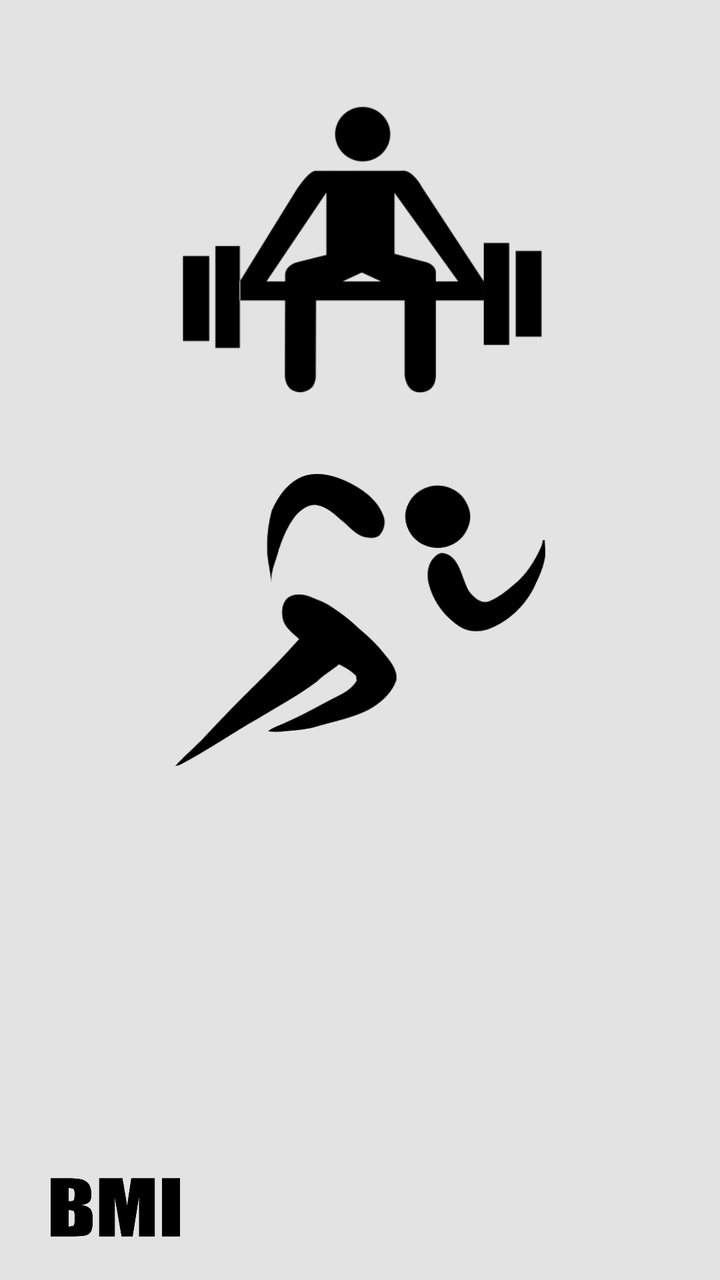
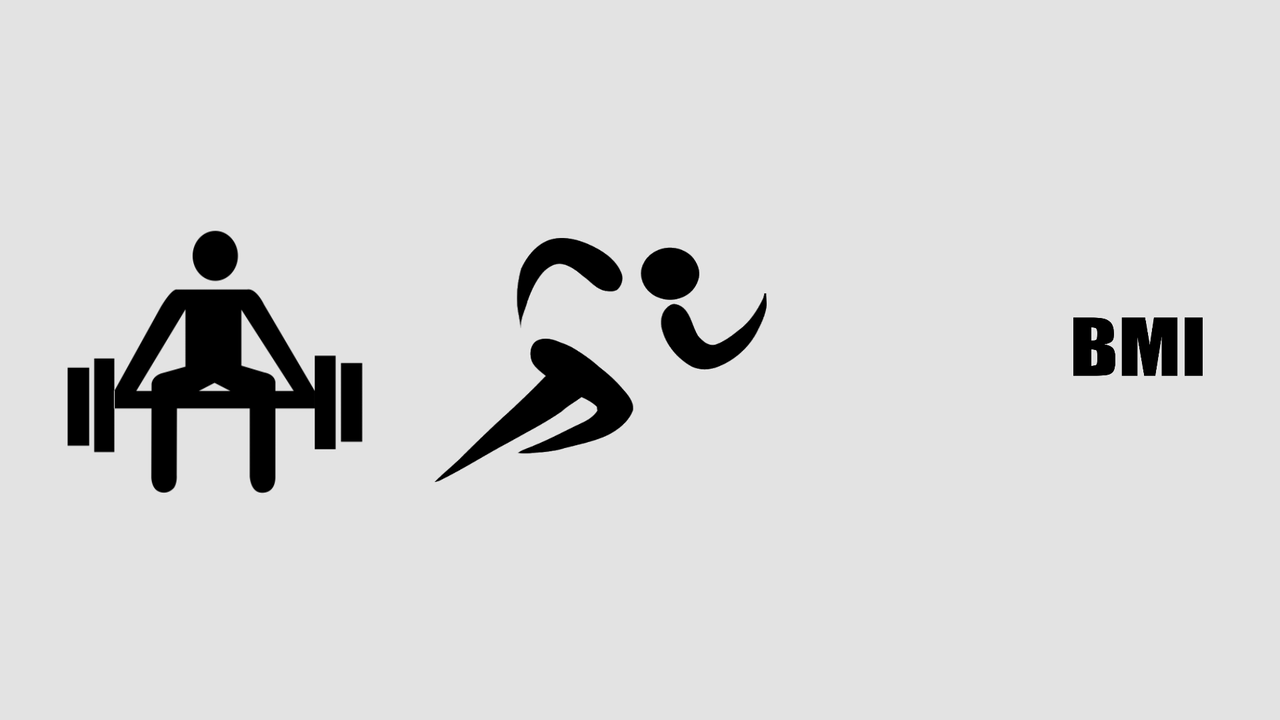

Compare how this app lays out the same screen by default and in its alternative resource folder. The renders come first, then the two layout files and the values they reference.
<!-- AndroidManifest.xml: application theme AppTheme -->
<!-- res/layout/activity_main.xml -->
<?xml version="1.0" encoding="utf-8"?>
<androidx.constraintlayout.widget.ConstraintLayout xmlns:android="http://schemas.android.com/apk/res/android"
    xmlns:app="http://schemas.android.com/apk/res-auto"
    xmlns:tools="http://schemas.android.com/tools"
    android:id="@+id/clearButton"
    android:layout_width="match_parent"
    android:layout_height="match_parent"
    android:background="#E3E3E3"
    tools:context=".MainActivity">


    <ImageButton
        android:id="@+id/gymButton"
        android:layout_width="185dp"
        android:layout_height="146dp"
        android:background="@null"
        android:onClick="gymButton"
        android:scaleType="fitXY"
        app:layout_constraintBottom_toBottomOf="parent"
        app:layout_constraintEnd_toEndOf="parent"
        app:layout_constraintStart_toStartOf="parent"
        app:layout_constraintTop_toTopOf="parent"
        app:layout_constraintVertical_bias="0.107"
        app:srcCompat="@drawable/gym" />

    <ImageButton
        android:id="@+id/runButton"
        android:layout_width="185dp"
        android:layout_height="146dp"
        android:background="@null"
        android:onClick="runButton"
        android:scaleType="fitXY"
        app:layout_constraintBottom_toBottomOf="parent"
        app:layout_constraintEnd_toEndOf="parent"
        app:layout_constraintStart_toStartOf="parent"
        app:layout_constraintTop_toBottomOf="@+id/gymButton"
        app:layout_constraintVertical_bias="0.129"
        app:srcCompat="@drawable/runner" />

    <ImageButton
        android:id="@+id/statsButton"
        android:layout_width="163dp"
        android:layout_height="159dp"
        android:background="@null"
        android:onClick="arrayButton"
        android:scaleType="fitXY"
        app:layout_constraintBottom_toBottomOf="parent"
        app:layout_constraintEnd_toEndOf="parent"
        app:layout_constraintStart_toStartOf="parent"
        app:layout_constraintTop_toBottomOf="@+id/runButton"
        app:layout_constraintVertical_bias="0.218"
        app:srcCompat="@drawable/stats" />

    <TextView
        android:id="@+id/currentLanguage"
        android:layout_width="wrap_content"
        android:layout_height="wrap_content"
        app:layout_constraintBottom_toBottomOf="parent"
        app:layout_constraintEnd_toEndOf="parent"
        app:layout_constraintHorizontal_bias="0.954"
        app:layout_constraintStart_toStartOf="parent"
        app:layout_constraintTop_toTopOf="parent"
        app:layout_constraintVertical_bias="0.022" />

    <ImageButton
        android:id="@+id/imageButton2"
        android:layout_width="75dp"
        android:layout_height="64dp"
        android:background="@null"
        android:onClick="settingsButton"
        android:scaleType="fitXY"
        app:layout_constraintBottom_toBottomOf="parent"
        app:layout_constraintEnd_toEndOf="parent"
        app:layout_constraintHorizontal_bias="0.941"
        app:layout_constraintStart_toStartOf="parent"
        app:layout_constraintTop_toTopOf="parent"
        app:layout_constraintVertical_bias="0.962"
        app:srcCompat="@drawable/settings123" />

    <ImageButton
        android:id="@+id/bmiButton"
        android:layout_width="74dp"
        android:layout_height="62dp"
        android:background="@null"
        android:onClick="bmiButton"
        android:scaleType="fitXY"
        app:layout_constraintBottom_toBottomOf="parent"
        app:layout_constraintEnd_toStartOf="@+id/imageButton2"
        app:layout_constraintHorizontal_bias="0.106"
        app:layout_constraintStart_toStartOf="parent"
        app:layout_constraintTop_toBottomOf="@+id/statsButton"
        app:layout_constraintVertical_bias="0.642"
        app:srcCompat="@drawable/bmiicon" />

</androidx.constraintlayout.widget.ConstraintLayout>
<!-- resources referenced by this layout -->
<resources>
  <!-- drawable bmiicon: png bitmap (drawable-v24, 6413 bytes) -->
  <!-- drawable gym: png bitmap (drawable-v24, 8054 bytes) -->
  <!-- drawable runner: png bitmap (drawable-v24, 13416 bytes) -->
  <style name="AppTheme" parent="Theme.AppCompat.Light.NoActionBar">
          
          <item name="colorPrimary">@color/colorPrimary</item>
          <item name="colorPrimaryDark">@color/colorPrimaryDark</item>
          <item name="colorAccent">@color/colorAccent</item>
  
          <item name="android:textColorPrimary">@android:color/holo_red_dark</item>
  
      </style>
  <color name="colorPrimary">#6200EE</color>
  <color name="colorPrimaryDark">#3700B3</color>
  <color name="colorAccent">#03DAC5</color>
</resources>
<!-- res/layout-land/activity_main.xml (the repository's variant of the layout above) -->
<!-- drawn on the phone turned sideways -->
<?xml version="1.0" encoding="utf-8"?>
<androidx.constraintlayout.widget.ConstraintLayout xmlns:android="http://schemas.android.com/apk/res/android"
    xmlns:app="http://schemas.android.com/apk/res-auto"
    xmlns:tools="http://schemas.android.com/tools"
    android:id="@+id/clearButton"
    android:layout_width="match_parent"
    android:layout_height="match_parent"
    android:background="#E3E3E3"
    tools:context=".MainActivity">


    <ImageButton
        android:id="@+id/gymButton"
        android:layout_width="152dp"
        android:layout_height="134dp"
        android:background="@null"
        android:onClick="gymButton"
        android:scaleType="fitXY"
        app:layout_constraintBottom_toBottomOf="parent"
        app:layout_constraintEnd_toEndOf="parent"
        app:layout_constraintHorizontal_bias="0.063"
        app:layout_constraintStart_toStartOf="parent"
        app:layout_constraintTop_toTopOf="parent"
        app:layout_constraintVertical_bias="0.509"
        app:srcCompat="@drawable/gym" />

    <ImageButton
        android:id="@+id/runButton"
        android:layout_width="166dp"
        android:layout_height="122dp"
        android:background="@null"
        android:onClick="runButton"
        android:scaleType="fitXY"
        app:layout_constraintBottom_toBottomOf="parent"
        app:layout_constraintEnd_toEndOf="parent"
        app:layout_constraintHorizontal_bias="0.119"
        app:layout_constraintStart_toEndOf="@+id/gymButton"
        app:layout_constraintTop_toTopOf="parent"
        app:srcCompat="@drawable/runner" />

    <ImageButton
        android:id="@+id/statsButton"
        android:layout_width="134dp"
        android:layout_height="130dp"
        android:background="@null"
        android:onClick="arrayButton"
        android:scaleType="fitXY"
        app:layout_constraintBottom_toBottomOf="parent"
        app:layout_constraintEnd_toEndOf="parent"
        app:layout_constraintHorizontal_bias="0.248"
        app:layout_constraintStart_toEndOf="@+id/runButton"
        app:layout_constraintTop_toTopOf="parent"
        app:layout_constraintVertical_bias="0.487"
        app:srcCompat="@drawable/stats" />

    <TextView
        android:id="@+id/currentLanguage"
        android:layout_width="wrap_content"
        android:layout_height="wrap_content"
        app:layout_constraintBottom_toBottomOf="parent"
        app:layout_constraintEnd_toEndOf="parent"
        app:layout_constraintHorizontal_bias="0.954"
        app:layout_constraintStart_toStartOf="parent"
        app:layout_constraintTop_toTopOf="parent"
        app:layout_constraintVertical_bias="0.022" />

    <ImageButton
        android:id="@+id/imageButton2"
        android:layout_width="75dp"
        android:layout_height="64dp"
        android:background="@null"
        android:onClick="settingsButton"
        android:scaleType="fitXY"
        app:layout_constraintBottom_toBottomOf="parent"
        app:layout_constraintEnd_toEndOf="parent"
        app:layout_constraintHorizontal_bias="0.941"
        app:layout_constraintStart_toStartOf="parent"
        app:layout_constraintTop_toTopOf="parent"
        app:layout_constraintVertical_bias="0.962"
        app:srcCompat="@drawable/settings123" />

    <ImageButton
        android:id="@+id/bmiButton"
        android:layout_width="74dp"
        android:layout_height="62dp"
        android:background="@null"
        android:onClick="bmiButton"
        android:scaleType="fitXY"
        app:layout_constraintBottom_toTopOf="@+id/imageButton2"
        app:layout_constraintEnd_toEndOf="parent"
        app:layout_constraintHorizontal_bias="0.94"
        app:layout_constraintStart_toStartOf="parent"
        app:layout_constraintTop_toTopOf="parent"
        app:layout_constraintVertical_bias="0.639"
        app:srcCompat="@drawable/bmiicon" />

</androidx.constraintlayout.widget.ConstraintLayout>
